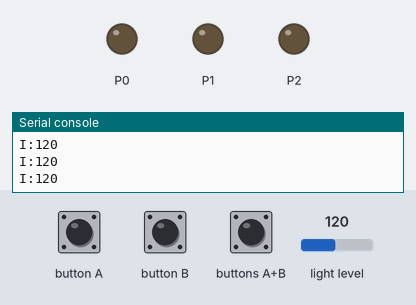
A program run on a simulated BBC micro:bit (MakeCode). Parts: output pins drawn as LEDs (lit = HIGH), the last lines printed to the serial console. Inputs (shaded band) come from the test bench; at power-on: light level 120. A reset restarts the program.

Above: at 3.6 s.
3.7 s: button B pressed for 0.15 s
At 4.8 s:
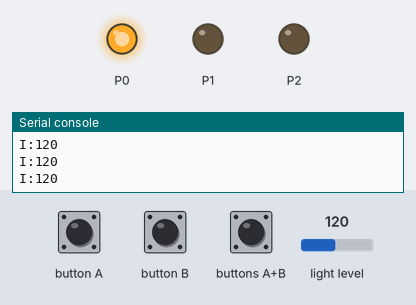
5.3 s: button B pressed for 0.15 s
At 6.1 s:
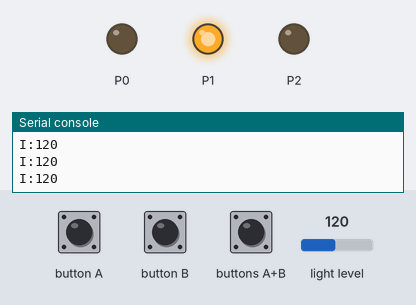
6.9 s: button B pressed for 0.15 s
At 8.5 s:
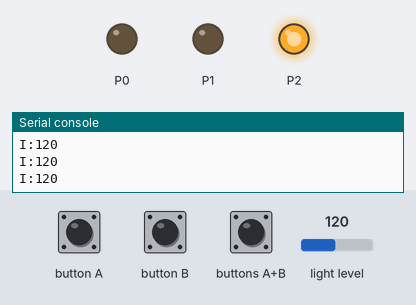
10.0 s: buttons A+B pressed for 0.15 s
At 10.8 s:
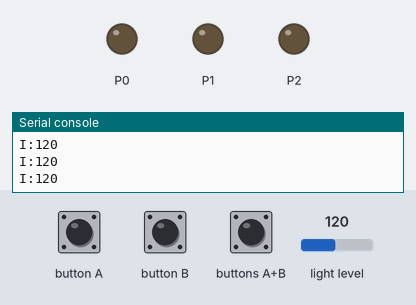
Timing chart, 0 to 12.6 s (numbered marks = the images above; inputs shaded):
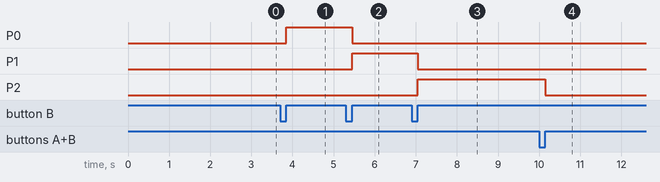

The program:

main.ts
```typescript
// Lorsqu'on appuie sur A, on peut faire la calibration de l'appareil avec un cuvette remplie d'eau et on débute par la suite la saisie de données.
input.onButtonPressed(Button.A, function () {
    Cal = input.lightLevel()
    basic.pause(100)
    Debut = 2
})
// En appuyant sur B, on fait la mise à zéro du programme.
input.onButtonPressed(Button.AB, function () {
    control.reset()
})
// changer la couleur de la DEL
input.onButtonPressed(Button.B, function () {
    nombre += 1
    if (nombre == 1) {
        pins.digitalWritePin(DigitalPin.P0, 1)
        pins.digitalWritePin(DigitalPin.P1, 0)
        pins.digitalWritePin(DigitalPin.P2, 0)
    } else if (nombre == 2) {
        pins.digitalWritePin(DigitalPin.P0, 0)
        pins.digitalWritePin(DigitalPin.P1, 1)
        pins.digitalWritePin(DigitalPin.P2, 0)
    } else if (nombre == 3) {
        pins.digitalWritePin(DigitalPin.P0, 0)
        pins.digitalWritePin(DigitalPin.P1, 0)
        pins.digitalWritePin(DigitalPin.P2, 1)
    } else if (nombre == 4) {
        pins.digitalWritePin(DigitalPin.P0, 1)
        pins.digitalWritePin(DigitalPin.P1, 1)
        pins.digitalWritePin(DigitalPin.P2, 1)
    } else if (nombre >= 5) {
        nombre = 0
        pins.digitalWritePin(DigitalPin.P0, 0)
        pins.digitalWritePin(DigitalPin.P1, 0)
        pins.digitalWritePin(DigitalPin.P2, 0)
    }
})
let Moyenne = 0
let Lecture = 0
let Compteur = 0
let nombre = 0
let Cal = 0
let Debut = 0
Debut = 0
basic.forever(function () {
    while (Debut == 0) {
        serial.writeValue("I", input.lightLevel())
        basic.pause(1000)
    }
    // Permet la saisie de données et la communication de l'absorbance via le port série.
    while (Debut == 2) {
        Compteur = 1
        Lecture = input.lightLevel()
        basic.pause(20)
        for (let index = 0; index < 9; index++) {
            Compteur += 1
            Lecture = Math.round(Lecture + input.lightLevel())
            basic.pause(20)
        }
        Moyenne = Lecture / Compteur
        serial.writeValue("Absorbance", Math.round((100 - Moyenne * 100 / Cal) * 10) / 10)
        basic.pause(1000)
    }
})
```

test.ts
```typescript
// les tests vont ici ; cela ne sera pas compilé si ce paquet est utilisé en tant qu'extension.
```

Measured:
- after the input at 3.7 s, P0: LOW → HIGH after 0.15 s
- after the input at 5.3 s, P0: HIGH → LOW after 0.15 s; P1: LOW → HIGH after 0.15 s
- after the input at 6.9 s, P1: HIGH → LOW after 0.15 s; P2: LOW → HIGH after 0.15 s
- after the input at 10.0 s, P2: HIGH → LOW after 0.15 s
